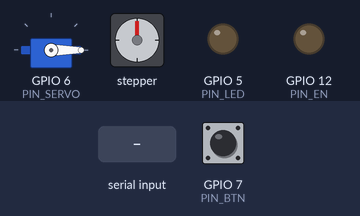
Bench run of a sketch on a simulated ESP32-S3. Shown: servo, stepper motor, output pins drawn as LEDs (lit = HIGH). The test bench sets the inputs (shaded band); at power-on: GPIO 7 (PIN_BTN) HIGH. Stepper angles assume 200 steps per turn; what the sketch prints to the serial monitor is not drawn.

Above: at 1.2 s.
1.3 s: GPIO 7 (PIN_BTN) pulled LOW for 0.15 s
At 2.2 s:
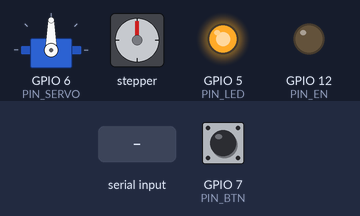
4.4 s: "FEED:90\n" received over Serial
At 5.8 s:
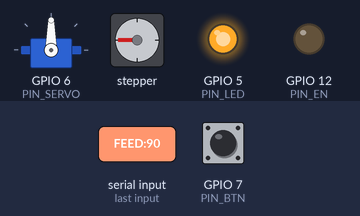
7.4 s: GPIO 7 (PIN_BTN) pulled LOW for 1 s
At 10.9 s:
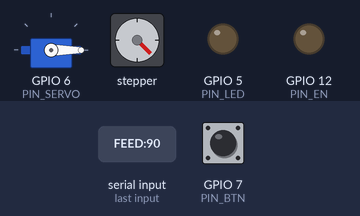
11.4 s: GPIO 7 (PIN_BTN) pulled LOW for 0.15 s
At 12.3 s:
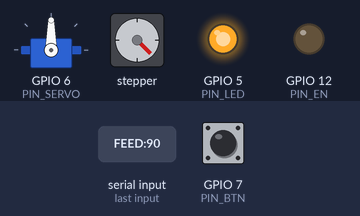
14.5 s: GPIO 7 (PIN_BTN) pulled LOW for 3.2 s
At 15.6 s:
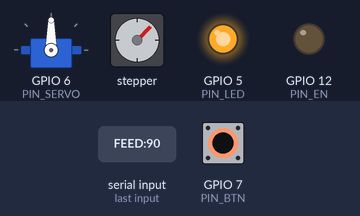
19.2 s: GPIO 7 (PIN_BTN) pulled LOW for 0.15 s
At 19.5 s:
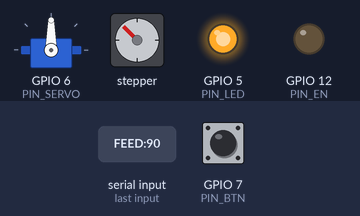
Timing chart, 0 to 22.7 s (numbered marks = the images above; inputs shaded):
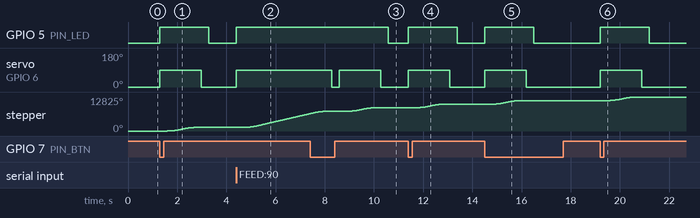

The sketch:

unolast.ino
```cpp
// ──────────────────────────────────────────────────────────────
// Pet Feeder Arduino Sketch v1.3  (Uno 호환 컴파일 오류 Fix)
//   • "FEED:<g>" 직렬 명령 + 수동 버튼 트리거
//   • 상태 LED + (옵션) 서보 입구 개폐
//   • 대형/소형 스텝모터 프로파일 전환 (SMALL_STEPPER)
//   • IRAM_ATTR → AVR 호환 매크로 처리
//   • 서보 핀을 D6 로 변경(28BYJ‑48 IN2(D9) 충돌 방지)
// ──────────────────────────────────────────────────────────────

#include <AccelStepper.h>
#include <Servo.h>

// ─────────── 매크로·설정 스위치 ───────────
#define SMALL_STEPPER 0   // 1 → 28BYJ-48+ULN2003 / 0 → NEMA17+A4988

// AVR 컴파일러에는 IRAM_ATTR 정의가 없으므로 빈 매크로로 처리
#ifndef IRAM_ATTR
  #define IRAM_ATTR
#endif

// ─ 핀 정의 ─
#if SMALL_STEPPER
  // 28BYJ-48 + ULN2003 IN1~4 (시계방향)
  const int IN1 = 8, IN2 = 9, IN3 = 10, IN4 = 11;
  AccelStepper stepper(AccelStepper::FULL4WIRE, IN1, IN3, IN2, IN4);
#else
  const int PIN_STEP = 2;
  const int PIN_DIR  = 3;
  const int PIN_EN   = 12;
  AccelStepper stepper(AccelStepper::DRIVER, PIN_STEP, PIN_DIR);
#endif

const int PIN_LED   = 5;   // 상태 LED (HIGH=ON)
const int PIN_BTN   = 7;   // 수동 급여 버튼 (INPUT_PULLUP)
const int PIN_SERVO = 6;   // 서보 PWM (D6, PWM) ─ D9 충돌 방지

// ─ 모터·사료 파라미터 ─
#if SMALL_STEPPER
  const float STEPS_PER_REV = 2048.0;  // 28BYJ 기어비 포함
#else
  const float STEPS_PER_REV = 200.0;   // 1.8° NEMA17
#endif

const float LEAD_MM_PER_REV = 8.0;     // 리드(mm) – 측정 후 보정
const float GRAMS_PER_MM    = 1.5;     // 1 mm 이동 시 배출 g – 실측 후 보정
const float STEPS_PER_GRAM  = (STEPS_PER_REV / LEAD_MM_PER_REV) * GRAMS_PER_MM;

const int MANUAL_FEED_G = 20;          // 수동 버튼 급여량(g)

// ─ 서보 각도 설정 ─
const int SERVO_OPEN  = 90;
const int SERVO_CLOSE = 0;
Servo gateServo;

// ─ 상태 변수 ─
String serialBuffer;
volatile bool btnPressed = false;
bool isFeeding = false;

// 버튼 인터럽트 ISR
void IRAM_ATTR onButton() {
  btnPressed = true;
}

void setup() {
  Serial.begin(9600);

#if !SMALL_STEPPER
  pinMode(PIN_EN, OUTPUT);
  digitalWrite(PIN_EN, LOW); // 드라이버 활성
#endif

  pinMode(PIN_LED, OUTPUT);
  digitalWrite(PIN_LED, LOW);

  pinMode(PIN_BTN, INPUT_PULLUP);
  attachInterrupt(digitalPinToInterrupt(PIN_BTN), onButton, FALLING);

  stepper.setMaxSpeed(SMALL_STEPPER ? 800 : 1200);
  stepper.setAcceleration(SMALL_STEPPER ? 800 : 2000);

  gateServo.attach(PIN_SERVO);
  gateServo.write(SERVO_CLOSE);

  Serial.println("Arduino Ready (v1.3)");
}

void gateOpen()  { gateServo.write(SERVO_OPEN);  delay(300); }
void gateClose() { gateServo.write(SERVO_CLOSE); delay(300); }

void dispense(int grams) {
  if (grams <= 0) return;
  isFeeding = true;
  digitalWrite(PIN_LED, HIGH);
  gateOpen();

  long steps = (long)(grams * STEPS_PER_GRAM);
  stepper.move(steps);
  while (stepper.distanceToGo() != 0) {
    stepper.run();
  }

  delay(200);
  gateClose();
  digitalWrite(PIN_LED, LOW);
  isFeeding = false;
  Serial.println("FED_DONE");
}

void handleCommand(String cmd) {
  cmd.trim(); cmd.toUpperCase();
  if (cmd.startsWith("FEED:")) {
    int amount = cmd.substring(5).toInt();
    Serial.print("RECV FEED → "); Serial.println(amount);
    dispense(amount);
  } else {
    Serial.print("UNKNOWN CMD: "); Serial.println(cmd);
  }
}

void loop() {
  // 직렬 수신
  while (Serial.available()) {
    char c = Serial.read();
    if (c == '\n' || c == '\r') {
      if (serialBuffer.length()) { handleCommand(serialBuffer); serialBuffer = ""; }
    } else serialBuffer += c;
  }

  // 수동 버튼 급여
  if (btnPressed && !isFeeding) {
    btnPressed = false;
    dispense(MANUAL_FEED_G);
  }
}
```

Measured:
- after the input at 1.3 s, GPIO 5 (PIN_LED): LOW → HIGH at once, → LOW 2.0 s later; servo on GPIO 6 (PIN_SERVO): 0° → 90° at once, → 0° 1.7 s later; stepper: turns 1350° clockwise in 1.2 s, starting after 0.30 s
- after the input at 4.4 s, GPIO 5 (PIN_LED): LOW → HIGH at once; servo on GPIO 6 (PIN_SERVO): 0° → 90° at once; stepper: keeps turning clockwise at about 1930°/s, starting after 0.30 s
- after the input at 7.4 s, GPIO 5 (PIN_LED): HIGH → LOW after 3.2 s instead of 1.2 s
- after the input at 11.4 s, GPIO 5 (PIN_LED): LOW → HIGH at once, → LOW 2.0 s later; servo on GPIO 6 (PIN_SERVO): 0° → 90° at once, → 0° 1.7 s later; stepper: turns 1350° clockwise in 1.2 s, starting after 0.30 s
- after the input at 14.5 s, GPIO 5 (PIN_LED): LOW → HIGH at once, → LOW 2.0 s later; servo on GPIO 6 (PIN_SERVO): 0° → 90° at once, → 0° 1.7 s later; stepper: turns 1350° clockwise in 1.2 s, starting after 0.30 s
- after the input at 19.2 s, GPIO 5 (PIN_LED): LOW → HIGH at once, → LOW 2.0 s later; servo on GPIO 6 (PIN_SERVO): 0° → 90° at once, → 0° 1.7 s later; stepper: turns 1350° clockwise in 1.2 s, starting after 0.30 s
